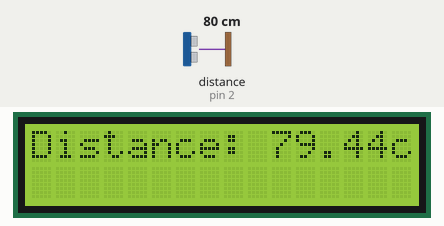
Bench run of a sketch on a simulated Arduino Uno, built with avr-gcc and run on an emulated ATmega328P. Parts: 16×2 character LCD. Wiring (inferred from the names in the program): ultrasonic range finder: trigger pin 3; echo pin 2. The inputs (shaded band) are chosen by the test bench; at power-on: distance to the obstacle (sensor on pin 2) 80 cm. The echo pulse lasts 58.3 µs per cm.

Above: at 1.2 s.
1.3 s: distance to the obstacle (sensor on pin 2) set to 2 cm
At 2.8 s:
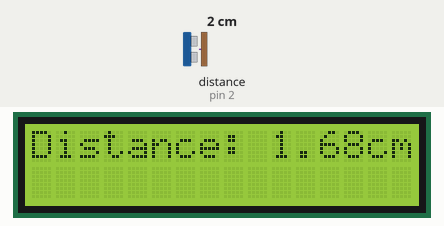
5.4 s: distance to the obstacle (sensor on pin 2) set to 4 cm
At 6.9 s:
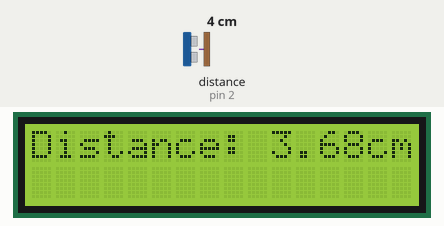
8.6 s: distance to the obstacle (sensor on pin 2) set to 9 cm
At 9.9 s:
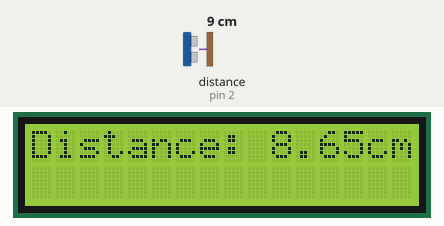
Timing chart, 0 to 11.6 s (numbered marks = the images above; inputs shaded):
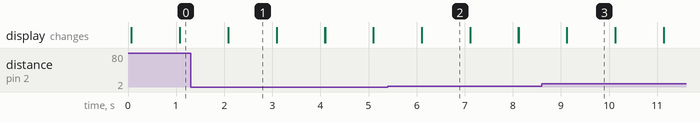

The sketch:

UltrasonicDistanceSensorLCD.ino
```cpp
//LCD
#include <LiquidCrystal.h>
int rs=7;
int en=8;
int d4=9;
int d5=10;
int d6=11;
int d7=12;
LiquidCrystal lcd(rs,en,d4,d5,d6,d7);

//Ultrasonic sensor
int triggerPin=3;
int echoPin=2;
int pingTravelTime; //How long it takes for the ping to go from the sensor back to the receiver
float pingDistance;
float distanceToObject;


void setup() {
  // put your setup code here, to run once:

  //Ultrasonic sensor
  Serial.begin(9600);
  pinMode(triggerPin,OUTPUT);
  pinMode(echoPin,INPUT);

//LCD
  lcd.begin(16,2); //6 columns and 2 rows

}

void loop() {
  // put your main code here, to run repeatedly:

  //Low, High, Low sequence sends out an ultrasonic pulse
  digitalWrite(triggerPin,LOW);
  delayMicroseconds(10);
  digitalWrite(triggerPin,HIGH);
  delayMicroseconds(10);
  digitalWrite(triggerPin,LOW);

  pingTravelTime=pulseIn(echoPin,HIGH); //Looking through the echoPin and looking for a high pulse

  pingDistance = (0.03419856*pingTravelTime); //This is the total distance (there and back)
  distanceToObject = pingDistance/2;

//Displaying information
lcd.setCursor(0,0);
  lcd.print("Distance: ");
  lcd.print(distanceToObject);
  lcd.print("cm");

  delay(1000);

  lcd.clear();
}
```

Measured:
- after the input at 1.3 s, the display: first differs from a run without the input after 0.79 s (image 1)
- after the input at 5.4 s, the display: first differs from a run without the input after 0.71 s (image 2)
- after the input at 8.6 s, the display: first differs from a run without the input after 0.52 s (image 3)
- what the display in image 1 shows lasts 1.0 s, from 2.1 s to 3.1 s
